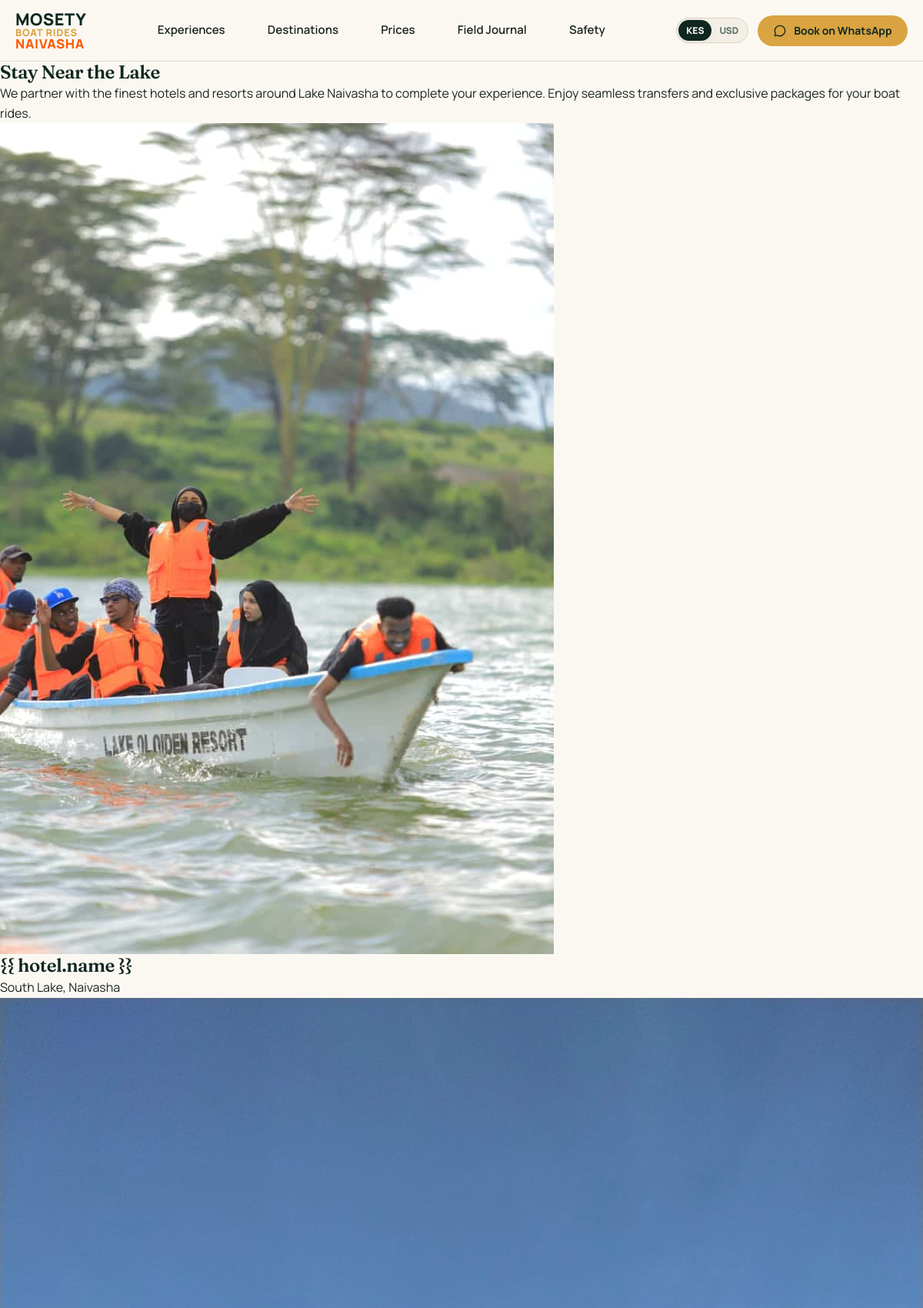
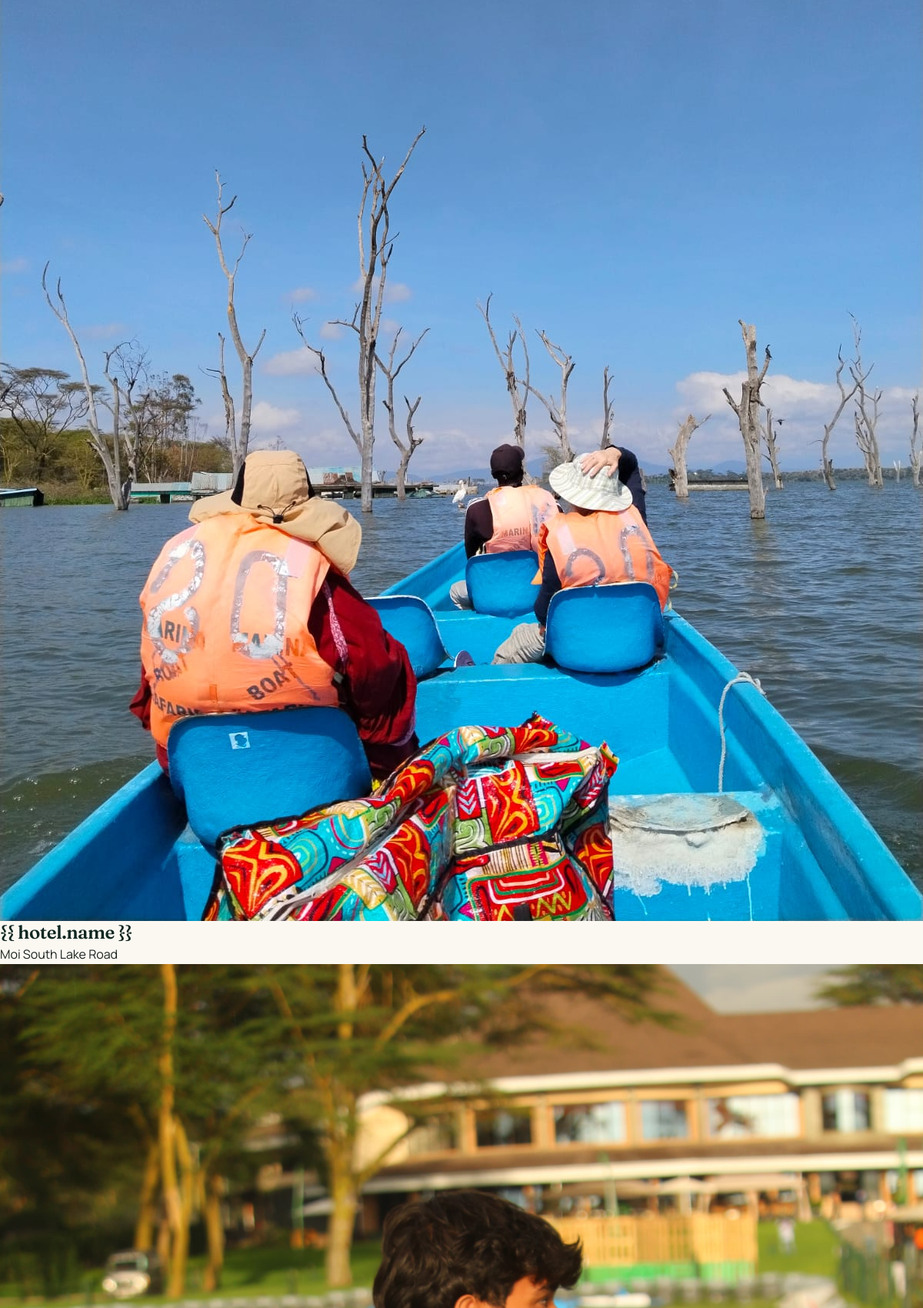
Screenshot of /accommodation/ (upper part) with the database file from the repository (2 pictures, top to bottom).
### accommodation/models.py (models this page shows, shortened)
class PartnerHotel(OptimizedImageMixin, models.Model):
    name = models.CharField(max_length=200)
    slug = models.SlugField(max_length=200, unique=True)
    description = HTMLField(help_text="Detailed description of the hotel.")
    main_image = models.ImageField(upload_to='hotel_images/', blank=True, null=True, help_text="Main thumbnail image.")
    webp_image = models.ImageField(upload_to='hotel_images/webp/', blank=True, null=True)
    webp_mobile = models.ImageField(upload_to='hotel_images/webp/', blank=True, null=True, help_text="480px width optimized")
    website_url = models.URLField(blank=True, null=True, help_text="Link to the hotel's official website.")
    location = models.CharField(max_length=200, help_text="General location, e.g., 'North Lake Naivasha'.")
    is_active = models.BooleanField(default=True)
    created_at = models.DateTimeField(auto_now_add=True)
    updated_at = models.DateTimeField(auto_now=True)
    class Meta:
        ordering = ['name']
        verbose_name = "Partner Hotel"
        verbose_name_plural = "Partner Hotels"
    def get_absolute_url(self):
        return reverse('accommodation:hotel_detail', kwargs={'slug': self.slug})

### accommodation/views.py (the view)
# urls.py: path('', views.HotelListView.as_view(), name='hotel_list'),
class HotelListView(ListView):
    model = PartnerHotel
    template_name = 'accommodation/hotel_list.html'
    context_object_name = 'hotels'
    def get_queryset(self):
        return PartnerHotel.objects.filter(is_active=True)

### core/models.py (called while the page is built)
    @classmethod
    def get_solo(cls):
        obj, _ = cls.objects.get_or_create(id=1)
        return obj

    @property
    def phone_digits(self):
        return ''.join(c for c in self.phone if c.isdigit())

    @property
    def whatsapp_digits(self):
        digits = ''.join(c for c in self.whatsapp_number if c.isdigit())
        if digits.startswith('0') and len(digits) == 10:
            return f"254{digits[1:]}"
        return digits

    @property
    def phone_e164(self):
        digits = self.phone_digits
        if digits.startswith('0') and len(digits) == 10:
            return f"+254{digits[1:]}"
        return f"+{digits}" if digits else ""

    @property
    def tel_url(self):
        return f"tel:{self.phone_e164}" if self.phone_e164 else ""

    def build_whatsapp_url(self, message="Hi Mosety. I would like to inquire about a Lake Naivasha boat ride."):
        digits = self.whatsapp_digits
        if not digits:
            return ""
        encoded = quote(message)
        return f"https://wa.me/{digits}?text={encoded}"

### seo/utils.py (called while the page is built)
def clean_canonical_url(request, override_url=None):
    site = SiteSettings.get_solo()
    base_url = (site.base_url or "https://mosety.co.ke").rstrip('/')
    if override_url:
        if override_url.startswith('http'):
            parsed = urlparse(override_url)
            return urlunparse((parsed.scheme, parsed.netloc, parsed.path, '', '', ''))
        return f"{base_url}{override_url}"
    parsed_path = request.path
    query_params = request.GET.copy()
    for param in TRACKING_PARAMS:
        query_params.pop(param, None)
    page = query_params.get('page')
    clean_query = {}
    if page and page.isdigit() and int(page) > 1:
        clean_query['page'] = page
    query_str = urlencode(clean_query)
    if query_str:
        return f"{base_url}{parsed_path}?{query_str}"
    return f"{base_url}{parsed_path}"

### templates/accommodation/hotel_list.html (shortened to what this page needs)
{% extends 'base.html' %}
{% load static %}
{% block content %}
<section class="relative py-20 bg-primary overflow-hidden">
    <div class="container relative z-10 px-6 mx-auto text-center">
        <h1 class="text-4xl md:text-6xl font-bold text-white mb-6">Stay Near the Lake</h1>
        <p class="text-xl text-blue-100 max-w-2xl mx-auto">
            We partner with the finest hotels and resorts around Lake Naivasha to complete your experience.
            Enjoy seamless transfers and exclusive packages for your boat rides.
        </p>
    </div>
</section>
<section class="py-20 bg-slate-50">
    <div class="container px-6 mx-auto">
        <div class="grid grid-cols-1 md:grid-cols-2 lg:grid-cols-3 gap-8">
            {% for hotel in hotels %}
            <div class="group h-80">
                <a href="{{ hotel.get_absolute_url }}"
                    class="group block relative h-full rounded-3xl overflow-hidden shadow-card card-hover">
                    {% if hotel.main_image %}
                    <img src="{{ hotel.main_image.url }}" alt="{{ hotel.name }}"
                        class="absolute inset-0 w-full h-full object-cover transition-transform duration-700 group-hover:scale-110"
                        loading="lazy">
                    {% else %}
                    <div class="absolute inset-0 bg-gradient-to-br from-primary to-highlight"></div>
                    {% endif %}
                    <div class="absolute bottom-0 left-0 right-0 p-8 flex items-end justify-between gap-4">
                        <div class="text-white min-w-0">
                            <h3 class="text-2xl font-bold mb-1 group-hover:text-highlight transition-colors">{{ hotel.name
                                }}</h3>
                            <p class="text-white/80 font-medium">
                                 {{ hotel.location }}
                            </p>
                        </div>
                    </div>
                </a>
            </div>
            {% endfor %}
        </div>
    </div>
</section>
{% endblock %}

### static/css/mosety.css (style rules this page uses)
:root { --ink-forest: #102721; --lake-sage: #567166; --rift-gold: #D9A441; --rift-gold-hover: #c49132; --papyrus: #EAE1D1; --papyrus-light: #F4EFE6; --ivory: #FBF8F2; --body-text: #1C2420; --body-muted: #4A5B54; --border-subtle: rgba(86, 113, 102, 0.2); --border-papyrus: #DDD3C1; --font-display: 'Fraunces', Georgia, serif; --font-body: 'Manrope', -apple-system, BlinkMacSystemFont, "Segoe UI", Roboto, sans-serif; --radius-sm: 8px; --radius-md: 14px; --radius-card: 16px; --radius-pill: 9999px; --shadow-sm: 0 2px 8px rgba(16, 39, 33, 0.05); --shadow-card: 0 10px 30px rgba(16, 39, 33, 0.07); --shadow-lg: 0 18px 45px rgba(16, 39, 33, 0.12); --site-max-width: 1220px; --header-height: 80px; }
*, *::before, *::after { box-sizing: border-box; margin: 0; padding: 0; }
html { font-size: 16px; scroll-behavior: smooth; scroll-padding-top: calc(var(--header-height) + 16px); -webkit-text-size-adjust: 100%; }
body { font-family: var(--font-body); color: var(--body-text); background-color: var(--ivory); line-height: 1.65; font-weight: 400; -webkit-font-smoothing: antialiased; -moz-osx-font-smoothing: grayscale; }
img, picture, svg { display: block; max-width: 100%; height: auto; }
a { color: inherit; text-decoration: none; transition: color 0.2s ease, border-color 0.2s ease; }
h1, h2, h3, h4, .font-serif { font-family: var(--font-display); font-weight: 600; color: var(--ink-forest); line-height: 1.15; letter-spacing: -0.02em; }
h3, .h3 { font-size: clamp(1.25rem, 2vw, 1.75rem); line-height: 1.25; }

### rows the page displays
PartnerHotel: main_image (picture), location "South Lake, Naivasha"
PartnerHotel: main_image (picture), location "Moi South Lake Road"
PartnerHotel: main_image (picture)
